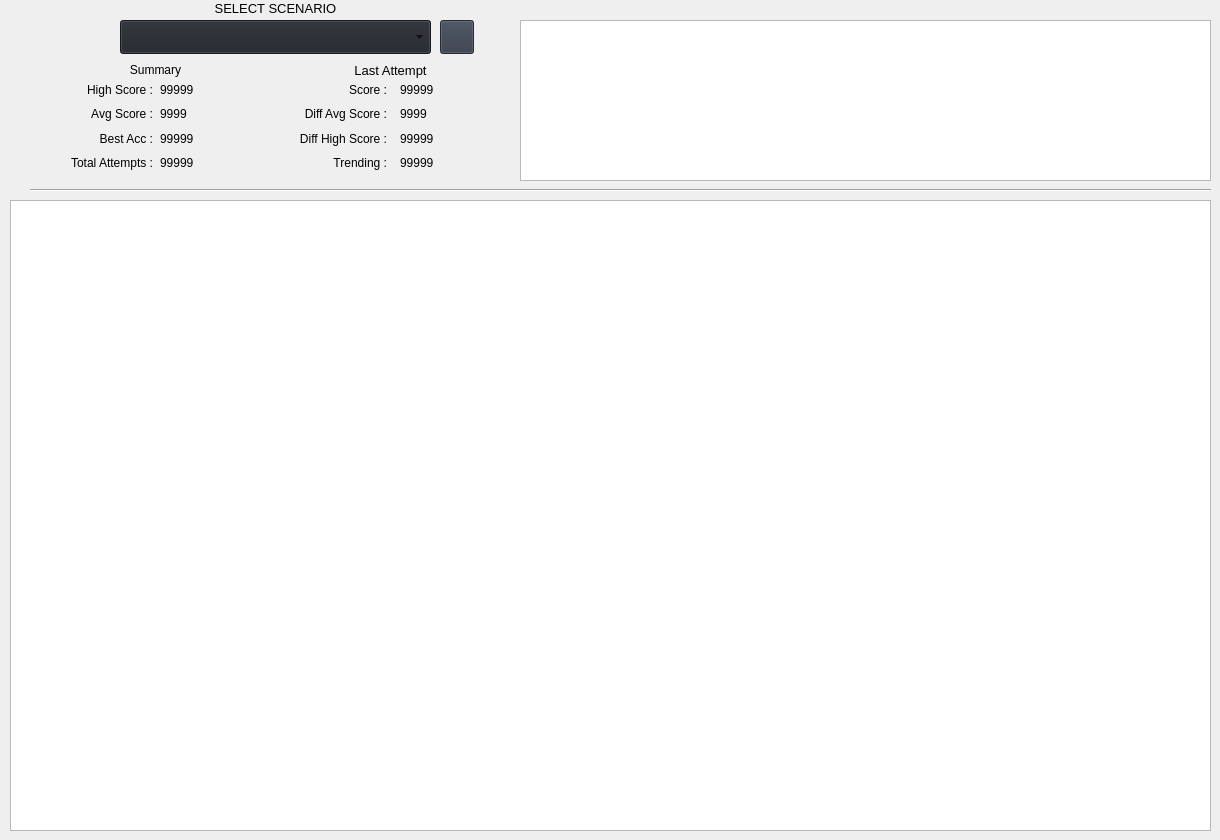
                   <widget class="QWidget" name="page_performance">
                    <widget class="QLabel" name="label">
                     <property name="geometry">
                      <rect>
                       <x>120</x>
                       <y>0</y>
                       <width>311</width>
                       <height>16</height>
                      </rect>
                     </property>
                     <property name="font">
                      <font>
                       <pointsize>10</pointsize>
                       <italic>false</italic>
                       <bold>false</bold>
                      </font>
                     </property>
                     <property name="text">
                      <string>SELECT SCENARIO</string>
                     </property>
                     <property name="alignment">
                      <set>Qt::AlignCenter</set>
                     </property>
                    </widget>
                    <widget class="PlotWidget" name="lineGraphHistoryView">
                     <property name="geometry">
                      <rect>
                       <x>10</x>
                       <y>200</y>
                       <width>1201</width>
                       <height>631</height>
                      </rect>
                     </property>
                    </widget>
                    <widget class="QWidget" name="layoutWidget">
                     <property name="geometry">
                      <rect>
                       <x>160</x>
                       <y>80</y>
                       <width>93</width>
                       <height>92</height>
                      </rect>
                     </property>
                     <layout class="QGridLayout" name="gridLayout_4">
                      <item row="0" column="0">
                       <widget class="QLabel" name="lblHighScore">
                        <property name="text">
                         <string>99999</string>
                        </property>
                       </widget>
                      </item>
                      <item row="1" column="0">
                       <widget class="QLabel" name="lblAverageScore">
                        <property name="text">
                         <string>9999</string>
                        </property>
                       </widget>
                      </item>
                      <item row="2" column="0">
                       <widget class="QLabel" name="lblAverageAcc">
                        <property name="text">
                         <string>99999</string>
                        </property>
                       </widget>
                      </item>
                      <item row="3" column="0">
                       <widget class="QLabel" name="lblTotalPlayed">
                        <property name="text">
                         <string>99999</string>
                        </property>
                       </widget>
                      </item>
                     </layout>
                    </widget>
                    <widget class="QPushButton" name="pushButton">
                     <property name="geometry">
                      <rect>
                       <x>440</x>
                       <y>20</y>
                       <width>34</width>
                       <height>34</height>
                      </rect>
                     </property>
                     <property name="toolTip">
                      <string>Generates a ARIMA model to help predict future performance.</string>
                     </property>
                     <property name="styleSheet">
                      <string notr="true">background-color: rgb(52, 59, 72);</string>
                     </property>
                     <property name="text">
                      <string/>
                     </property>
                     <property name="icon">
                      <iconset resource="resources.qrc">
                       <normaloff>:/icons/images/icons/cil-description.png</normaloff>:/icons/images/icons/cil-description.png</iconset>
                     </property>
                    </widget>
                    <widget class="QComboBox" name="comboBox">
                     <property name="geometry">
                      <rect>
                       <x>120</x>
                       <y>20</y>
                       <width>311</width>
                       <height>34</height>
                      </rect>
                     </property>
                     <property name="font">
                      <font>
                       <pointsize>10</pointsize>
                       <italic>false</italic>
                       <bold>false</bold>
                      </font>
                     </property>
                     <property name="autoFillBackground">
                      <bool>false</bool>
                     </property>
                     <property name="styleSheet">
                      <string notr="true">background-color: rgb(33, 37, 43);</string>
                     </property>
                     <property name="currentText">
                      <string/>
                     </property>
                     <property name="iconSize">
                      <size>
                       <width>16</width>
                       <height>16</height>
                      </size>
                     </property>
                     <property name="frame">
                      <bool>true</bool>
                     </property>
                    </widget>
                    <widget class="QWidget" name="layoutWidget">
                     <property name="geometry">
                      <rect>
                       <x>60</x>
                       <y>80</y>
                       <width>93</width>
                       <height>92</height>
                      </rect>
                     </property>
                     <layout class="QGridLayout" name="gridLayout_3">
                      <item row="3" column="0">
                       <widget class="QLabel" name="label_2">
                        <property name="text">
                         <string>Total Attempts :</string>
                        </property>
                        <property name="alignment">
                         <set>Qt::AlignRight|Qt::AlignTrailing|Qt::AlignVCenter</set>
                        </property>
                       </widget>
                      </item>
                      <item row="1" column="0">
                       <widget class="QLabel" name="label_4">
                        <property name="text">
                         <string>Avg Score :</string>
                        </property>
                        <property name="alignment">
                         <set>Qt::AlignRight|Qt::AlignTrailing|Qt::AlignVCenter</set>
                        </property>
                       </widget>
                      </item>
                      <item row="2" column="0">
                       <widget class="QLabel" name="label_5">
                        <property name="text">
                         <string>Best Acc :</string>
                        </property>
                        <property name="alignment">
                         <set>Qt::AlignRight|Qt::AlignTrailing|Qt::AlignVCenter</set>
                        </property>
                       </widget>
                      </item>
                      <item row="0" column="0">
                       <widget class="QLabel" name="label_3">
                        <property name="text">
                         <string>High Score :</string>
                        </property>
                        <property name="alignment">
                         <set>Qt::AlignRight|Qt::AlignTrailing|Qt::AlignVCenter</set>
                        </property>
                       </widget>
                      </item>
                     </layout>
                    </widget>
                    <widget class="Line" name="line_2">
                     <property name="geometry">
                      <rect>
                       <x>30</x>
                       <y>180</y>
                       <width>1181</width>
                       <height>20</height>
                      </rect>
                     </property>
                     <property name="orientation">
                      <enum>Qt::Horizontal</enum>
                     </property>
                    </widget>
                    <widget class="PlotWidget" name="barGraphHistoryView">
                     <property name="geometry">
                      <rect>
                       <x>520</x>
                       <y>20</y>
                       <width>691</width>
                       <height>161</height>
                      </rect>
                     </property>
                    </widget>
                    <widget class="QWidget" name="layoutWidget_2">
                     <property name="geometry">
                      <rect>
                       <x>290</x>
                       <y>80</y>
                       <width>97</width>
                       <height>92</height>
                      </rect>
                     </property>
                     <layout class="QGridLayout" name="gridLayout_5">
                      <item row="3" column="0">
                       <widget class="QLabel" name="label_11">
                        <property name="text">
                         <string>Trending :</string>
                        </property>
                        <property name="alignment">
                         <set>Qt::AlignRight|Qt::AlignTrailing|Qt::AlignVCenter</set>
                        </property>
                       </widget>
                      </item>
                      <item row="1" column="0">
                       <widget class="QLabel" name="label_12">
                        <property name="text">
                         <string>Diff Avg Score :</string>
                        </property>
                        <property name="alignment">
                         <set>Qt::AlignRight|Qt::AlignTrailing|Qt::AlignVCenter</set>
                        </property>
                       </widget>
                      </item>
                      <item row="2" column="0">
                       <widget class="QLabel" name="label_13">
                        <property name="text">
                         <string>Diff High Score :</string>
                        </property>
                        <property name="alignment">
                         <set>Qt::AlignRight|Qt::AlignTrailing|Qt::AlignVCenter</set>
                        </property>
                       </widget>
                      </item>
                      <item row="0" column="0">
                       <widget class="QLabel" name="label_14">
                        <property name="text">
                         <string>Score :</string>
                        </property>
                        <property name="alignment">
                         <set>Qt::AlignRight|Qt::AlignTrailing|Qt::AlignVCenter</set>
                        </property>
                       </widget>
                      </item>
                     </layout>
                    </widget>
                    <widget class="QWidget" name="layoutWidget_15">
                     <property name="geometry">
                      <rect>
                       <x>400</x>
                       <y>80</y>
                       <width>93</width>
                       <height>92</height>
                      </rect>
                     </property>
                     <layout class="QGridLayout" name="gridLayout_21">
                      <item row="0" column="0">
                       <widget class="QLabel" name="lblScore">
                        <property name="text">
                         <string>99999</string>
                        </property>
                       </widget>
                      </item>
                      <item row="1" column="0">
                       <widget class="QLabel" name="lblDiffAverageScore">
                        <property name="text">
                         <string>9999</string>
                        </property>
                       </widget>
                      </item>
                      <item row="2" column="0">
                       <widget class="QLabel" name="lblDiffHighScore">
                        <property name="text">
                         <string>99999</string>
                        </property>
                       </widget>
                      </item>
                      <item row="3" column="0">
                       <widget class="QLabel" name="lblTrending">
                        <property name="text">
                         <string>99999</string>
                        </property>
                       </widget>
                      </item>
                     </layout>
                    </widget>
                    <widget class="QLabel" name="label_57">
                     <property name="geometry">
                      <rect>
                       <x>60</x>
                       <y>60</y>
                       <width>191</width>
                       <height>20</height>
                      </rect>
                     </property>
                     <property name="text">
                      <string>Summary</string>
                     </property>
                     <property name="alignment">
                      <set>Qt::AlignCenter</set>
                     </property>
                    </widget>
                    <widget class="QLabel" name="label_58">
                     <property name="geometry">
                      <rect>
                       <x>290</x>
                       <y>60</y>
                       <width>201</width>
                       <height>20</height>
                      </rect>
                     </property>
                     <property name="font">
                      <font>
                       <pointsize>10</pointsize>
                       <italic>false</italic>
                       <bold>false</bold>
                      </font>
                     </property>
                     <property name="text">
                      <string>Last Attempt</string>
                     </property>
                     <property name="alignment">
                      <set>Qt::AlignCenter</set>
                     </property>
                    </widget>
                   </widget>
